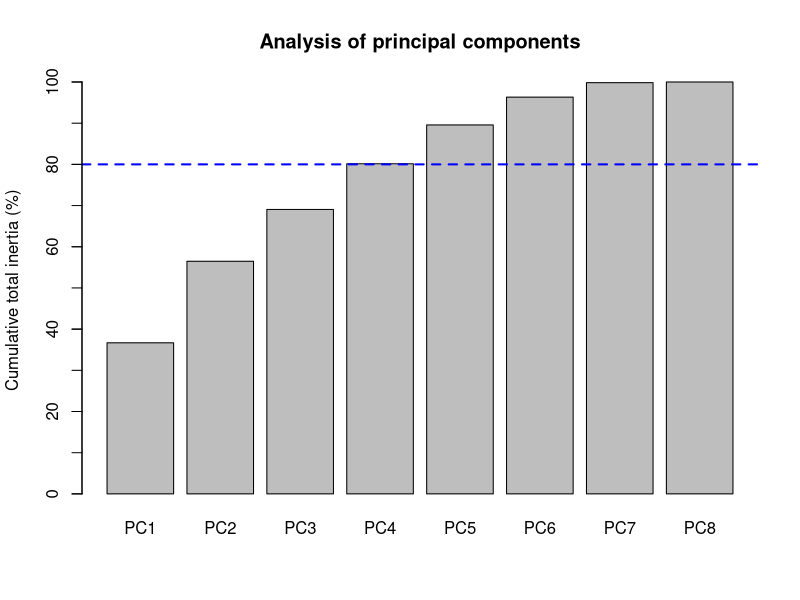
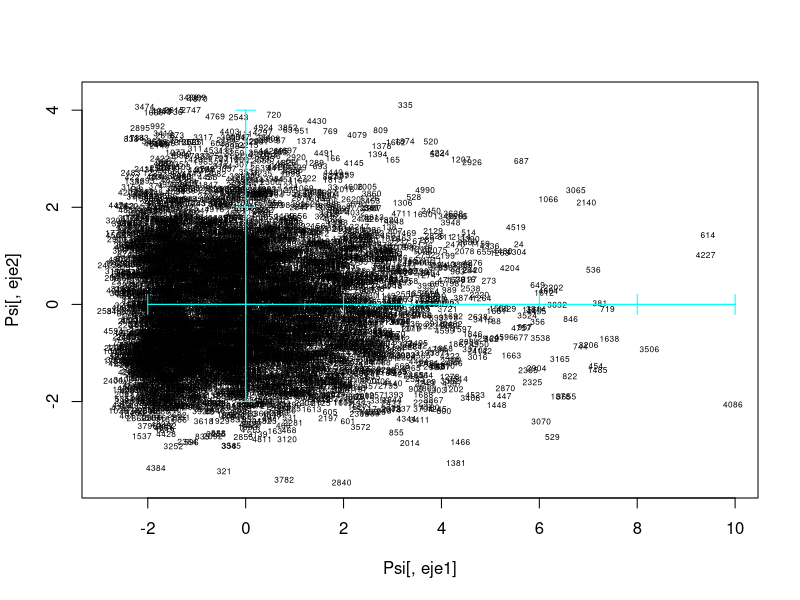
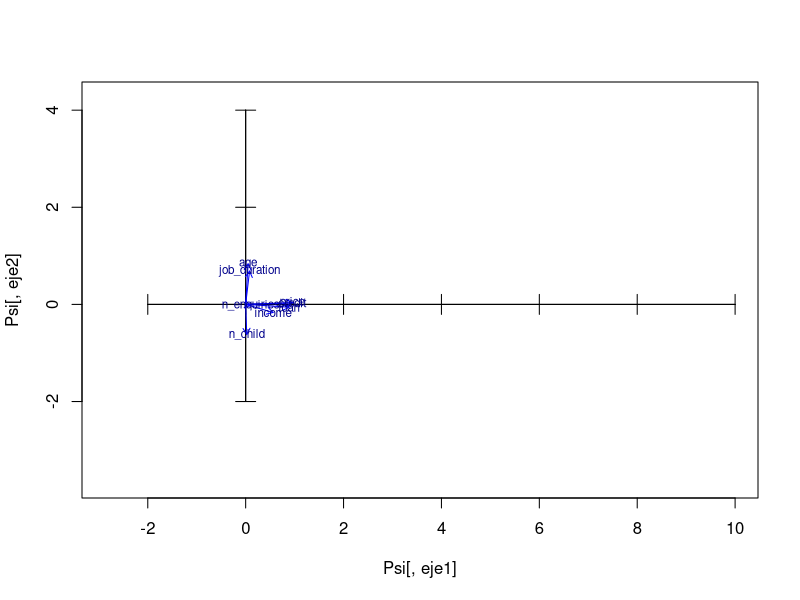
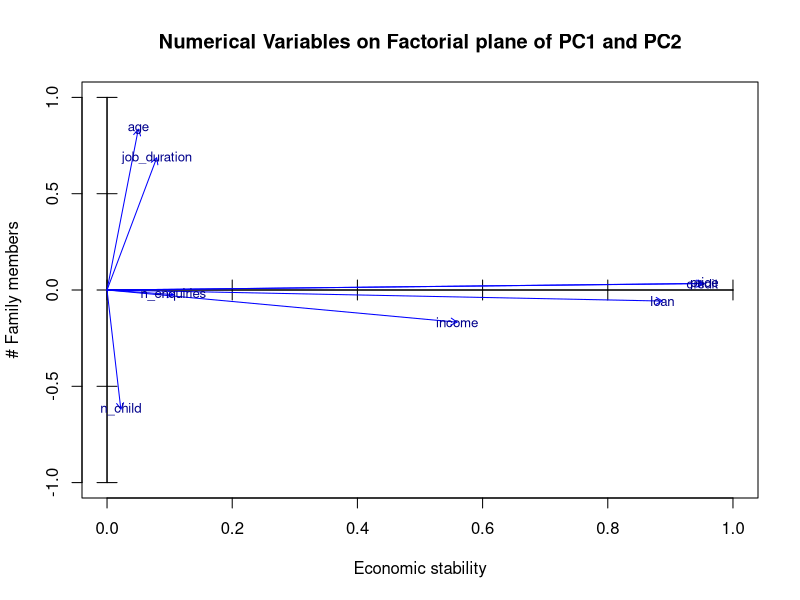
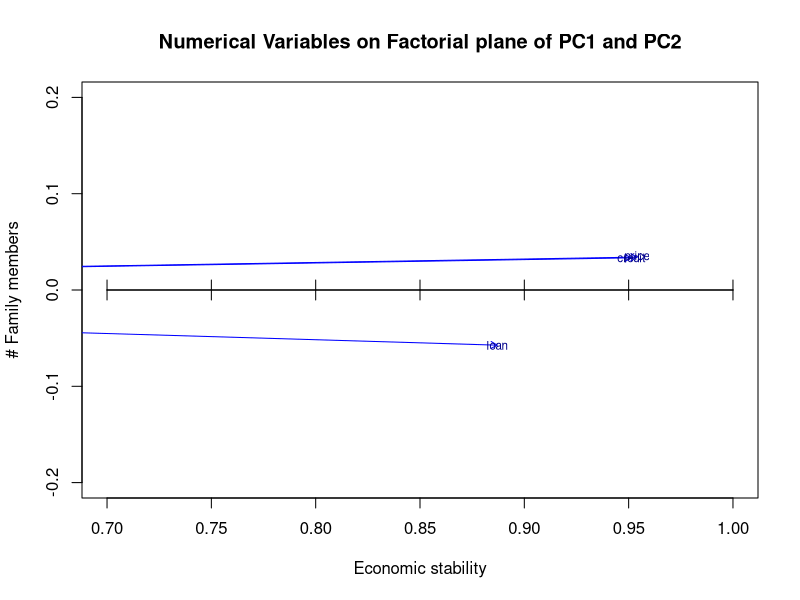
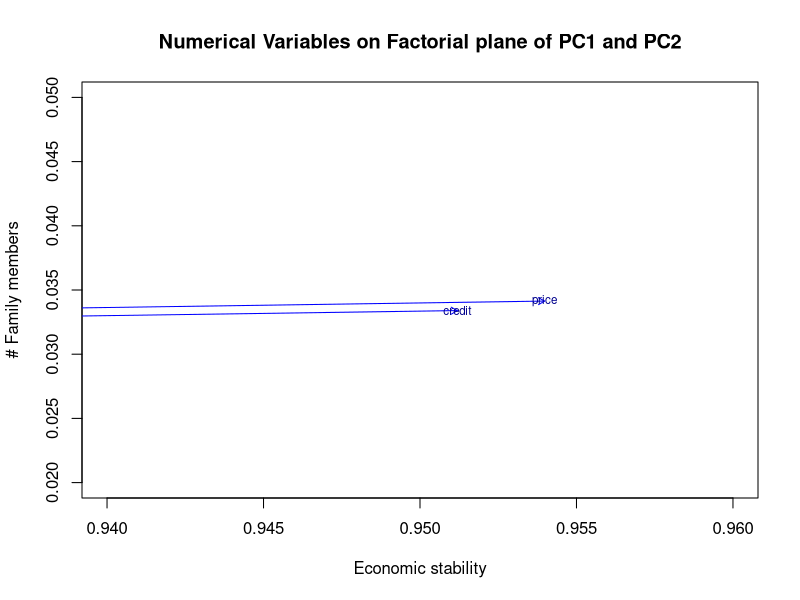
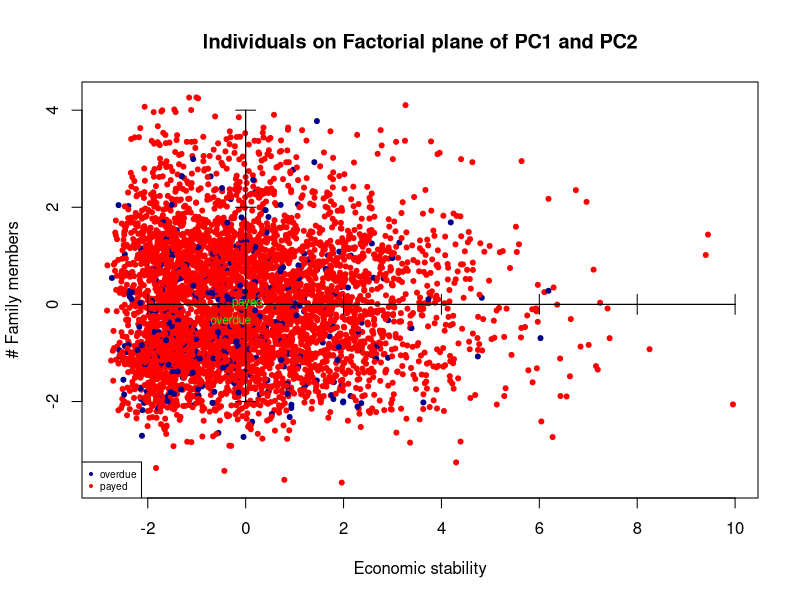
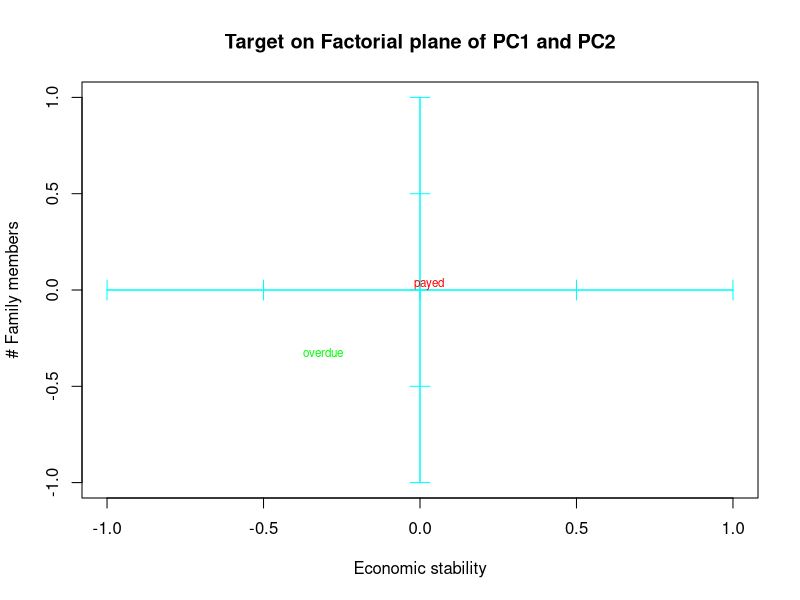

The R script that drew these images, in order:
## ---- chunk 1
library(car)
## ---- chunk 2
df <- read.csv("2. Bank-India-preprocessed-data.csv")
data = df

for (i in c(2:5,11:14,17:18,20)) {
  data[,i] <- factor(data[,i])
}
summary(data)
## ---- chunk 3
# Here we can see the output of the PCA 
numeriques <- which(sapply(data,is.numeric))
# We don't include id for the analysis
numeriques = numeriques[-1]

dcon <- data[,numeriques]
sapply(dcon,class)

pc1 <- prcomp(dcon, scale=TRUE)
pc1
## ---- chunk 4
numeriques
## ---- chunk 5
barplot(100*cumsum(pc1$sdev[1:dim(dcon)[2]]^2)/dim(dcon)[2], main = 
        'Analysis of principal components', 
        names.arg = c("PC1", "PC2", "PC3", "PC4", "PC5",
        "PC6", "PC7", "PC8"), ylab = "Cumulative total inertia (%)")

abline(80,0, col = "blue", lwd = 2, lty = 2)
axis(side=2, at=(seq(0, 100, by=10)), labels = FALSE)

## ---- chunk 6
# Select only 4 components
nd = 4
Psi = pc1$x[,1:nd]

# STORAGE OF LABELS FOR INDIVIDUALS AND VARIABLES

iden = row.names(dcon)
etiq = names(dcon)
ze = rep(0,length(etiq)) # WE WILL NEED THIS VECTOR AFTERWARDS FOR THE GRAPHICS

# PLOT OF INDIVIDUALS

#Select the component to be plot on our axis
eje1<-1
eje2<-2

# Here is were we create the shadows

plot(Psi[,eje1],Psi[,eje2], type="n")
text(Psi[,eje1],Psi[,eje2],labels=iden, cex=0.5)
axis(side=1, pos= 0, labels = F, col="cyan")
axis(side=3, pos= 0, labels = F, col="cyan")
axis(side=2, pos= 0, labels = F, col="cyan")
axis(side=4, pos= 0, labels = F, col="cyan")


# Projection of variables
# Correlation between original variables and the principal components
Phi = cor(dcon,Psi)

#select our axes

X<-Phi[,eje1]
Y<-Phi[,eje2]

plot(Psi[,eje1],Psi[,eje2],type="n")
axis(side=1, pos= 0, labels = F)
axis(side=3, pos= 0, labels = F)
axis(side=2, pos= 0, labels = F)
axis(side=4, pos= 0, labels = F)
arrows(ze, ze, X, Y, length = 0.07,col="blue")
text(X,Y,labels=etiq,col="darkblue", cex=0.7)
## ---- chunk 7
plot(Psi[,eje1],Psi[,eje2],type="n", xlim = c(0,1), ylim = c(-1, 1),
     xlab = "Economic stability", ylab='# Family members', main =
       "Numerical Variables on Factorial plane of PC1 and PC2")
axis(side=1, pos= 0, labels = F)
axis(side=3, pos= 0, labels = F)
axis(side=2, pos= 0, labels = F)
axis(side=4, pos= 0, labels = F)
arrows(ze, ze, X, Y, length = 0.07,col="blue")
text(X,Y,labels=etiq,col="darkblue", cex=0.8)
text(-0.65,-0.7, 
     substitute(paste(italic('Note: "price" and "credit" share almost the same space')))
     ,col="red", cex=0.8)

# "price" and "credit" overlap because one is the price of the good to purchase, while credit is the loan the client requests.
## ---- chunk 8
plot(Psi[,eje1],Psi[,eje2],type="n", xlim = c(0.7,1), ylim = c(-0.2, 0.2),
     xlab = "Economic stability", ylab='# Family members', main =
       "Numerical Variables on Factorial plane of PC1 and PC2")
axis(side=1, pos= 0, labels = F)
axis(side=3, pos= 0, labels = F)
axis(side=2, pos= 0, labels = F)
axis(side=4, pos= 0, labels = F)
arrows(ze, ze, X, Y, length = 0.07,col="blue")
text(X,Y,labels=etiq,col="darkblue", cex=0.7)

# Check that there are not more variables aggregated close to "loan"

plot(Psi[,eje1],Psi[,eje2],type="n", xlim = c(0.94,0.96), ylim = c(0.02, 0.05),
     xlab = "Economic stability", ylab='# Family members', main =
      "Numerical Variables on Factorial plane of PC1 and PC2")
axis(side=1, pos= 0, labels = F)
axis(side=3, pos= 0, labels = F)
axis(side=2, pos= 0, labels = F)
axis(side=4, pos= 0, labels = F)
arrows(ze, ze, X, Y, length = 0.07,col="blue")
text(X,Y,labels=etiq,col="darkblue", cex=0.7)
## ---- chunk 9
# Adding the target variable (index=2)

varcat<-factor(data[,2]) 
fdic1 = tapply(Psi[,eje1],varcat,mean)
fdic2 = tapply(Psi[,eje2],varcat,mean) 

varcat=factor(data[,2])
plot(Psi[,1],Psi[,2], pch=c(20,20) [varcat], col=c("darkblue", "red") [varcat],
     xlab = "Economic stability", ylab='# Family members', main =
      "Individuals on Factorial plane of PC1 and PC2")
axis(side=1, pos= 0, labels = F, col="black")
axis(side=3, pos= 0, labels = F, col="black")
axis(side=2, pos= 0, labels = F, col="black")
axis(side=4, pos= 0, labels = F, col="black")
legend("bottomleft",levels(factor(varcat)),pch=c(20,20),col=c("darkblue", "red"), cex=0.6)

text(fdic1,fdic2,labels=levels(varcat), col=c("green", "green"), 
     cex=0.7)

## ---- chunk 10

plot(Psi[,eje1],Psi[,eje2],type="n", xlim= c(-1,1), ylim = c(-1,1),
     xlab = "Economic stability", ylab='# Family members', main =
      "Target on Factorial plane of PC1 and PC2")
axis(side=1, pos= 0, labels = F, col="cyan")
axis(side=3, pos= 0, labels = F, col="cyan")
axis(side=2, pos= 0, labels = F, col="cyan")
axis(side=4, pos= 0, labels = F, col="cyan")

text(fdic1,fdic2,labels=levels(varcat), col=c("green", "red"), 
     cex=0.7)
## ---- chunk 11
dcat <- c(2:5,11:14,17:18,20)
colors<-rainbow(length(dcat))

plot(Psi[,eje1],Psi[,eje2], type = "n")
axis(side=1, pos= 0, labels = F, col="cyan")
axis(side=3, pos= 0, labels = F, col="cyan")
axis(side=2, pos= 0, labels = F, col="cyan")
axis(side=4, pos= 0, labels = F, col="cyan")

# Loop to add all categories 

c <- 1
for(k in dcat){
  seguentColor<-colors[c]
  fdic1 = tapply(Psi[,eje1],data[,k],mean)
  fdic2 = tapply(Psi[,eje2],data[,k],mean) 
  
  text(fdic1,fdic2,labels=levels(factor(data[,k])),col=seguentColor, cex=0.6)
  c<-c+1
}
legend("bottomleft",names(data)[dcat],pch=1,col=colors, cex=0.6)

## ---- chunk 12
plot(Psi[,eje1],Psi[,eje2], type = "n", xlim = c(-3,2), ylim = c(-2,3),
     xlab = "Economic stability", ylab='# Family members', main =
      "Modalities on Factorial plane of PC1 and PC2")
axis(side=1, pos= 0, labels = F, col="cyan")
axis(side=3, pos= 0, labels = F, col="cyan")
axis(side=2, pos= 0, labels = F, col="cyan")
axis(side=4, pos= 0, labels = F, col="cyan")

# Loop to add all categories 

c <- 1
for(k in dcat){
  seguentColor<-colors[c]
  fdic1 = tapply(Psi[,eje1],data[,k],mean)
  fdic2 = tapply(Psi[,eje2],data[,k],mean) 
  
  text(fdic1,fdic2,labels=levels(factor(data[,k])),col=seguentColor, cex=0.6)
  c<-c+1
}
legend("bottomleft",names(data)[dcat],pch=1,col=colors, cex=0.6)

## ---- chunk 13
groups <- list(c(2:5), c(2,11:13), c(2,14), c(2,17), c(2,18), c(2,20))

for(j in 1:length(groups)){
  colors <- c("red", "blue", "darkgreen", "black")
  
  plot(Psi[,eje1],Psi[,eje2], type = "n", xlim = c(-2,2), ylim = c(-2,2),
       xlab = "Economic stability", ylab='# Family members')
  axis(side=1, pos= 0, labels = F, col="cyan")
  axis(side=3, pos= 0, labels = F, col="cyan")
  axis(side=2, pos= 0, labels = F, col="cyan")
  axis(side=4, pos= 0, labels = F, col="cyan")
    
    # Loop to add all categories of this group
    c <- 1
    for(k in groups[[j]]){
      seguentColor<-colors[c]
      fdic1 = tapply(Psi[,eje1],data[,k],mean)
      fdic2 = tapply(Psi[,eje2],data[,k],mean) 
      
      text(fdic1,fdic2,labels=levels(factor(data[,k])),col=seguentColor, 
           cex=0.6)
      c <- c+1
    }
  legend("bottomleft",names(data)[groups[[j]]],pch=1,col=colors, cex=0.6)
}


## ---- chunk 14
# occupation 1
j <- 4

colors <- c("red", "blue", "darkgreen", "black")
  
plot(Psi[,eje1],Psi[,eje2], type = "n", xlim = c(-1,1.5), ylim = c(-1,1),
     xlab = "Economic stability", ylab='# Family members')
axis(side=1, pos= 0, labels = F, col="cyan")
axis(side=3, pos= 0, labels = F, col="cyan")
axis(side=2, pos= 0, labels = F, col="cyan")
axis(side=4, pos= 0, labels = F, col="cyan")
  
  # Loop to add all categories of this group
  seguentColor<-colors[1]
  fdic1 = tapply(Psi[,eje1],data[,2],mean)
  fdic2 = tapply(Psi[,eje2],data[,2],mean) 
  split = length(fdic1)
  
  text(fdic1[1:split],fdic2[1:split],labels=levels(factor(data[,2]))[1:split],col=seguentColor, 
       cex=0.6)
  
  seguentColor<-colors[2]
  fdic1 = tapply(Psi[,eje1],data[,17],mean)
  fdic2 = tapply(Psi[,eje2],data[,17],mean) 
  split = length(fdic1)/2
  
  text(fdic1[1:split],fdic2[1:split],labels=levels(factor(data[,17]))[1:split],col=seguentColor, 
       cex=0.6)

legend("bottomleft",names(data)[groups[[j]]],pch=1,col=colors, cex=0.6)
## ---- chunk 15
# occupation 2
j <- 4

colors <- c("red", "blue", "darkgreen", "black")
  
plot(Psi[,eje1],Psi[,eje2], type = "n", xlim = c(-1,1), ylim = c(-1,.5),
     xlab = "Economic stability", ylab='# Family members')
axis(side=1, pos= 0, labels = F, col="cyan")
axis(side=3, pos= 0, labels = F, col="cyan")
axis(side=2, pos= 0, labels = F, col="cyan")
axis(side=4, pos= 0, labels = F, col="cyan")
  
  # Loop to add all categories of this group
  seguentColor<-colors[1]
  fdic1 = tapply(Psi[,eje1],data[,2],mean)
  fdic2 = tapply(Psi[,eje2],data[,2],mean) 
  split = length(fdic1)
  
  text(fdic1[1:split],fdic2[1:split],labels=levels(factor(data[,2]))[1:split],col=seguentColor, 
       cex=0.6)
  
  seguentColor<-colors[2]
  fdic1 = tapply(Psi[,eje1],data[,17],mean)
  fdic2 = tapply(Psi[,eje2],data[,17],mean) 
  split = length(fdic1)/2 + 1
  end_ind = length(fdic1)
  
  text(fdic1[split:end_ind],fdic2[split:end_ind],labels=levels(factor(data[,17]))[split:end_ind],col=seguentColor, 
       cex=0.6)

legend("bottomleft",names(data)[groups[[j]]],pch=1,col=colors, cex=0.6)
## ---- chunk 16
# job_type 1
j <- 5

colors <- c("red", "blue", "darkgreen", "black")
  
plot(Psi[,eje1],Psi[,eje2], type = "n", xlim = c(-1.5,1), ylim = c(-.8,.2),
     xlab = "Economic stability", ylab='# Family members')
axis(side=1, pos= 0, labels = F, col="cyan")
axis(side=3, pos= 0, labels = F, col="cyan")
axis(side=2, pos= 0, labels = F, col="cyan")
axis(side=4, pos= 0, labels = F, col="cyan")
  
  # Loop to add all categories of this group
  seguentColor<-colors[1]
  fdic1 = tapply(Psi[,eje1],data[,2],mean)
  fdic2 = tapply(Psi[,eje2],data[,2],mean) 
  split = length(fdic1)
  
  text(fdic1[1:split],fdic2[1:split],labels=levels(factor(data[,2]))[1:split],col=seguentColor, 
       cex=0.6)
  
  seguentColor<-colors[2]
  fdic1 = tapply(Psi[,eje1],data[,18],mean)
  fdic2 = tapply(Psi[,eje2],data[,18],mean) 
  split = length(fdic1)/2
  
  text(fdic1[1:split],fdic2[1:split],labels=levels(factor(data[,18]))[1:split],col=seguentColor, 
       cex=0.6)

legend("bottomleft",names(data)[groups[[j]]],pch=1,col=colors, cex=0.6)
## ---- chunk 17
# job_type 2
j <- 5

colors <- c("red", "blue", "darkgreen", "black")
  
plot(Psi[,eje1],Psi[,eje2], type = "n", xlim = c(-.6,.6), ylim = c(-2,2),
     xlab = "Economic stability", ylab='# Family members')
axis(side=1, pos= 0, labels = F, col="cyan")
axis(side=3, pos= 0, labels = F, col="cyan")
axis(side=2, pos= 0, labels = F, col="cyan")
axis(side=4, pos= 0, labels = F, col="cyan")
  
  # Loop to add all categories of this group
  seguentColor<-colors[1]
  fdic1 = tapply(Psi[,eje1],data[,2],mean)
  fdic2 = tapply(Psi[,eje2],data[,2],mean) 
  split = length(fdic1)
  
  text(fdic1[1:split],fdic2[1:split],labels=levels(factor(data[,2]))[1:split],col=seguentColor, 
       cex=0.6)
  
  seguentColor<-colors[2]
  fdic1 = tapply(Psi[,eje1],data[,18],mean)
  fdic2 = tapply(Psi[,eje2],data[,18],mean) 
  split = length(fdic1)/2 + 1
  end_ind = length(fdic1)
  
  text(fdic1[split:end_ind],fdic2[split:end_ind],labels=levels(factor(data[,18]))[split:end_ind],col=seguentColor, 
       cex=0.6)

legend("bottomleft",names(data)[groups[[j]]],pch=1,col=colors, cex=0.6)
## ---- chunk 18
j <- 6
colors <- c("red", "blue", "darkgreen", "black")
  
plot(Psi[,eje1],Psi[,eje2], type = "n", xlim = c(-.6,.5), ylim = c(-.5,.5),
     xlab = "Economic stability", ylab='# Family members')
axis(side=1, pos= 0, labels = F, col="cyan")
axis(side=3, pos= 0, labels = F, col="cyan")
axis(side=2, pos= 0, labels = F, col="cyan")
axis(side=4, pos= 0, labels = F, col="cyan")
  
  # Loop to add all categories of this group
  c <- 1
  for(k in groups[[j]]){
    seguentColor<-colors[c]
    fdic1 = tapply(Psi[,eje1],data[,k],mean)
    fdic2 = tapply(Psi[,eje2],data[,k],mean) 
    
    text(fdic1,fdic2,labels=levels(factor(data[,k])),col=seguentColor, 
         cex=0.6)
    c <- c+1
  }
legend("bottomleft",names(data)[groups[[j]]],pch=1,col=colors, cex=0.6)
## ---- chunk 19
groups <- list(c(2:5), c(11:13))

for(j in 1:length(groups)){
  # colors <- c("red", "darkgreen", "green", "brown", "blue", "purple", "darkorange")
  colors <- c("red", "blue", "darkgreen")
  
  plot(Psi[,eje1],Psi[,eje2], type = "n", xlim = c(-1,2), ylim = c(-1,3))
  axis(side=1, pos= 0, labels = F, col="cyan")
  axis(side=3, pos= 0, labels = F, col="cyan")
  axis(side=2, pos= 0, labels = F, col="cyan")
  axis(side=4, pos= 0, labels = F, col="cyan")
  
  #add projections of numerical variables in background
  arrows(ze, ze, X, Y, length = 0.07,col="gray")
  text(X,Y,labels=etiq,col="gray", cex=0.7)
    
    # Loop to add all categories of this group
    c <- 1
    for(k in groups[[j]]){
      seguentColor<-colors[c]
      fdic1 = tapply(Psi[,eje1],data[,k],mean)
      fdic2 = tapply(Psi[,eje2],data[,k],mean) 
      
      text(fdic1,fdic2,labels=levels(factor(data[,k])),col=seguentColor, 
           cex=0.6)
      c <- c+1
    }
  legend("bottomleft",names(data)[groups[[j]]],pch=1,col=colors, cex=0.6)
}

## ---- chunk 20
# Plot the PCA plan
plot(Psi[,eje1],Psi[,eje2])
axis(side=1, pos= 0, labels = F, col="cyan")
axis(side=3, pos= 0, labels = F, col="cyan")
axis(side=2, pos= 0, labels = F, col="cyan")
axis(side=4, pos= 0, labels = F, col="cyan")

# Defining the parameter for Mahalanobis distance
df <- Psi[,eje1:eje2]
df.center <- colMeans(df)
df.cov <- cov(df)
rad <- sqrt(qchisq(0.95, df = ncol(df)))


# Plotting the ellipse of Mahalanobis distance
ellipse <- data.frame(ellipse(df.center, df.cov, rad, 100, FALSE, col = "orange", fill=TRUE))
## ---- chunk 21
#Select the component to be plot on our axis
eje1<-1
eje2<-3

# Here is were we create the shadows

plot(Psi[,eje1],Psi[,eje2], type="n")
text(Psi[,eje1],Psi[,eje2],labels=iden, cex=0.5)
axis(side=1, pos= 0, labels = F, col="cyan")
axis(side=3, pos= 0, labels = F, col="cyan")
axis(side=2, pos= 0, labels = F, col="cyan")
axis(side=4, pos= 0, labels = F, col="cyan")


# Projection of variables
# Correlation between original variables and the principal components
Phi = cor(dcon,Psi)

#select our axes

X<-Phi[,eje1]
Y<-Phi[,eje2]

plot(Psi[,eje1],Psi[,eje2],type="n")
axis(side=1, pos= 0, labels = F)
axis(side=3, pos= 0, labels = F)
axis(side=2, pos= 0, labels = F)
axis(side=4, pos= 0, labels = F)
arrows(ze, ze, X, Y, length = 0.07,col="blue")
text(X,Y,labels=etiq,col="darkblue", cex=0.7)
## ---- chunk 22
plot(Psi[,eje1],Psi[,eje2],type="n", xlim = c(0,1), ylim = c(-1, 1),
     main = '', xlab = 'PC1', ylab='PC2')
axis(side=1, pos= 0, labels = F)
axis(side=3, pos= 0, labels = F)
axis(side=2, pos= 0, labels = F)
axis(side=4, pos= 0, labels = F)
arrows(ze, ze, X, Y, length = 0.07,col="blue")
text(X,Y,labels=etiq,col="darkblue", cex=0.8)
text(-0.65,-0.7, 
     substitute(paste(italic('Note: "price" and "credit" share almost the same space')))
     ,col="red", cex=0.8)

# "price" and "credit" overlap because one is the price of the good to purchase, while credit is the loan the client requests.
## ---- chunk 23
plot(Psi[,eje1],Psi[,eje2],type="n", xlim = c(0.7,1), ylim = c(-0.2, 0.2))
axis(side=1, pos= 0, labels = F)
axis(side=3, pos= 0, labels = F)
axis(side=2, pos= 0, labels = F)
axis(side=4, pos= 0, labels = F)
arrows(ze, ze, X, Y, length = 0.07,col="blue")
text(X,Y,labels=etiq,col="darkblue", cex=0.7)

# Check that there are not more variables aggregated close to "loan"

plot(Psi[,eje1],Psi[,eje2],type="n", xlim = c(0.85,1), ylim = c(-0.1, 0))
axis(side=1, pos= 0, labels = F)
axis(side=3, pos= 0, labels = F)
axis(side=2, pos= 0, labels = F)
axis(side=4, pos= 0, labels = F)
arrows(ze, ze, X, Y, length = 0.07,col="blue")
text(X,Y,labels=etiq,col="darkblue", cex=0.7)
## ---- chunk 24
# Adding the target variable (index=2)

varcat<-factor(data[,2]) 
fdic1 = tapply(Psi[,eje1],varcat,mean)
fdic2 = tapply(Psi[,eje2],varcat,mean) 

varcat=factor(data[,2])
plot(Psi[,1],Psi[,2], pch=c(20,20) [varcat], col=c("darkblue", "red") [varcat],
     xlab = 'PC1', ylab = 'PC2')
axis(side=1, pos= 0, labels = F, col="black")
axis(side=3, pos= 0, labels = F, col="black")
axis(side=2, pos= 0, labels = F, col="black")
axis(side=4, pos= 0, labels = F, col="black")
legend("bottomleft",levels(factor(varcat)),pch=c(20,20),col=c("darkblue", "red"), cex=0.6)

text(fdic1,fdic2,labels=levels(varcat), col=c("green", "green"), 
     cex=0.7)

## ---- chunk 25

plot(Psi[,eje1],Psi[,eje2],type="n", xlim= c(-1,1), ylim = c(-1,1))
axis(side=1, pos= 0, labels = F, col="cyan")
axis(side=3, pos= 0, labels = F, col="cyan")
axis(side=2, pos= 0, labels = F, col="cyan")
axis(side=4, pos= 0, labels = F, col="cyan")

text(fdic1,fdic2,labels=levels(varcat), col=c("green", "red"), 
     cex=0.7)
## ---- chunk 26
dcat <- c(2:5,11:14,17:18,20)
colors<-rainbow(length(dcat))

plot(Psi[,eje1],Psi[,eje2], type = "n")
axis(side=1, pos= 0, labels = F, col="cyan")
axis(side=3, pos= 0, labels = F, col="cyan")
axis(side=2, pos= 0, labels = F, col="cyan")
axis(side=4, pos= 0, labels = F, col="cyan")

# Loop to add all categories 

c <- 1
for(k in dcat){
  seguentColor<-colors[c]
  fdic1 = tapply(Psi[,eje1],data[,k],mean)
  fdic2 = tapply(Psi[,eje2],data[,k],mean) 
  
  text(fdic1,fdic2,labels=levels(factor(data[,k])),col=seguentColor, cex=0.6)
  c<-c+1
}
legend("bottomleft",names(data)[dcat],pch=1,col=colors, cex=0.6)

## ---- chunk 27
dcat <- c(2:5,11:14,17:18,20)
colors<-rainbow(length(dcat))

plot(Psi[,eje1],Psi[,eje2], type = "n", xlim = c(-1.5,1.5), ylim = c(-.7,.7))
axis(side=1, pos= 0, labels = F, col="cyan")
axis(side=3, pos= 0, labels = F, col="cyan")
axis(side=2, pos= 0, labels = F, col="cyan")
axis(side=4, pos= 0, labels = F, col="cyan")

# Loop to add all categories 

c <- 1
for(k in dcat){
  seguentColor<-colors[c]
  fdic1 = tapply(Psi[,eje1],data[,k],mean)
  fdic2 = tapply(Psi[,eje2],data[,k],mean) 
  
  text(fdic1,fdic2,labels=levels(factor(data[,k])),col=seguentColor, cex=0.6)
  c<-c+1
}
legend("bottomleft",names(data)[dcat],pch=1,col=colors, cex=0.6)

## ---- chunk 28
groups <- list(c(2:5), c(11:13), 14, 17, 18, 20)

for(j in 1:length(groups)){
  colors <- c("red", "blue", "darkgreen")
  
  plot(Psi[,eje1],Psi[,eje2], type = "n", xlim = c(-1.5,1.5), ylim = c(-.7,.7))
  axis(side=1, pos= 0, labels = F, col="cyan")
  axis(side=3, pos= 0, labels = F, col="cyan")
  axis(side=2, pos= 0, labels = F, col="cyan")
  axis(side=4, pos= 0, labels = F, col="cyan")
    
    # Loop to add all categories of this group
    c <- 1
    for(k in groups[[j]]){
      seguentColor<-colors[c]
      fdic1 = tapply(Psi[,eje1],data[,k],mean)
      fdic2 = tapply(Psi[,eje2],data[,k],mean) 
      
      text(fdic1,fdic2,labels=levels(factor(data[,k])),col=seguentColor, 
           cex=0.6)
      c <- c+1
    }
  legend("bottomleft",names(data)[groups[[j]]],pch=1,col=colors, cex=0.6)
}


## ---- chunk 29
groups <- list(c(2:5), c(11:13))

for(j in 1:length(groups)){
  # colors <- c("red", "darkgreen", "green", "brown", "blue", "purple", "darkorange")
  colors <- c("red", "blue", "darkgreen")
  
  plot(Psi[,eje1],Psi[,eje2], type = "n", xlim = c(-1,2), ylim = c(-1,3))
  axis(side=1, pos= 0, labels = F, col="cyan")
  axis(side=3, pos= 0, labels = F, col="cyan")
  axis(side=2, pos= 0, labels = F, col="cyan")
  axis(side=4, pos= 0, labels = F, col="cyan")
  
  #add projections of numerical variables in background
  arrows(ze, ze, X, Y, length = 0.07,col="gray")
  text(X,Y,labels=etiq,col="gray", cex=0.7)
    
    # Loop to add all categories of this group
    c <- 1
    for(k in groups[[j]]){
      seguentColor<-colors[c]
      fdic1 = tapply(Psi[,eje1],data[,k],mean)
      fdic2 = tapply(Psi[,eje2],data[,k],mean) 
      
      text(fdic1,fdic2,labels=levels(factor(data[,k])),col=seguentColor, 
           cex=0.6)
      c <- c+1
    }
  legend("bottomleft",names(data)[groups[[j]]],pch=1,col=colors, cex=0.6)
}

## ---- chunk 30
#Select the component to be plot on our axis
eje1<-2
eje2<-3

# Here is were we create the shadows

plot(Psi[,eje1],Psi[,eje2], type="n")
text(Psi[,eje1],Psi[,eje2],labels=iden, cex=0.5)
axis(side=1, pos= 0, labels = F, col="cyan")
axis(side=3, pos= 0, labels = F, col="cyan")
axis(side=2, pos= 0, labels = F, col="cyan")
axis(side=4, pos= 0, labels = F, col="cyan")


# Projection of variables
# Correlation between original variables and the principal components
Phi = cor(dcon,Psi)

#select our axes

X<-Phi[,eje1]
Y<-Phi[,eje2]

plot(Psi[,eje1],Psi[,eje2],type="n")
axis(side=1, pos= 0, labels = F)
axis(side=3, pos= 0, labels = F)
axis(side=2, pos= 0, labels = F)
axis(side=4, pos= 0, labels = F)
arrows(ze, ze, X, Y, length = 0.07,col="blue")
text(X,Y,labels=etiq,col="darkblue", cex=0.7)
## ---- chunk 31
plot(Psi[,eje1],Psi[,eje2],type="n", xlim = c(-1,1), ylim = c(-0.2, 1),
     main = '', xlab = 'PC1', ylab='PC2')
axis(side=1, pos= 0, labels = F)
axis(side=3, pos= 0, labels = F)
axis(side=2, pos= 0, labels = F)
axis(side=4, pos= 0, labels = F)
arrows(ze, ze, X, Y, length = 0.07,col="blue")
text(X,Y,labels=etiq,col="darkblue", cex=0.8)
text(-0.65,-0.7, 
     substitute(paste(italic('Note: "price" and "credit" share almost the same space')))
     ,col="red", cex=0.8)

# "price" and "credit" overlap because one is the price of the good to purchase, while credit is the loan the client requests.
## ---- chunk 32
# Adding the target variable (index=2)

varcat<-factor(data[,2]) 
fdic1 = tapply(Psi[,eje1],varcat,mean)
fdic2 = tapply(Psi[,eje2],varcat,mean) 

varcat=factor(data[,2])
plot(Psi[,eje1],Psi[,eje2], pch=c(20,20) [varcat], col=c("darkblue", "red") [varcat],
     xlab = 'PC1', ylab = 'PC2')
axis(side=1, pos= 0, labels = F, col="black")
axis(side=3, pos= 0, labels = F, col="black")
axis(side=2, pos= 0, labels = F, col="black")
axis(side=4, pos= 0, labels = F, col="black")
legend("bottomleft",levels(factor(varcat)),pch=c(20,20),col=c("darkblue", "red"), cex=0.6)

text(fdic1,fdic2,labels=levels(varcat), col=c("green", "green"), 
     cex=0.7)

## ---- chunk 33

plot(Psi[,eje1],Psi[,eje2],type="n", xlim= c(-1,1), ylim = c(-1,1))
axis(side=1, pos= 0, labels = F, col="cyan")
axis(side=3, pos= 0, labels = F, col="cyan")
axis(side=2, pos= 0, labels = F, col="cyan")
axis(side=4, pos= 0, labels = F, col="cyan")

text(fdic1,fdic2,labels=levels(varcat), col=c("green", "red"), cex=0.7)
## ---- chunk 34
dcat <- c(2:5,11:14,17:18,20)
colors<-rainbow(length(dcat))

plot(Psi[,eje1],Psi[,eje2], type = "n")
axis(side=1, pos= 0, labels = F, col="cyan")
axis(side=3, pos= 0, labels = F, col="cyan")
axis(side=2, pos= 0, labels = F, col="cyan")
axis(side=4, pos= 0, labels = F, col="cyan")

# Loop to add all categories 

c <- 1
for(k in dcat){
  seguentColor<-colors[c]
  fdic1 = tapply(Psi[,eje1],data[,k],mean)
  fdic2 = tapply(Psi[,eje2],data[,k],mean) 
  
  text(fdic1,fdic2,labels=levels(factor(data[,k])),col=seguentColor, cex=0.6)
  c<-c+1
}
legend("bottomleft",names(data)[dcat],pch=1,col=colors, cex=0.6)

## ---- chunk 35
plot(Psi[,eje1],Psi[,eje2], type = "n", xlim = c(-2.5,2), ylim = c(-.7,.7))
axis(side=1, pos= 0, labels = F, col="cyan")
axis(side=3, pos= 0, labels = F, col="cyan")
axis(side=2, pos= 0, labels = F, col="cyan")
axis(side=4, pos= 0, labels = F, col="cyan")

# Loop to add all categories 

c <- 1
for(k in dcat){
  seguentColor<-colors[c]
  fdic1 = tapply(Psi[,eje1],data[,k],mean)
  fdic2 = tapply(Psi[,eje2],data[,k],mean) 
  
  text(fdic1,fdic2,labels=levels(factor(data[,k])),col=seguentColor, cex=0.6)
  c<-c+1
}
legend("bottomleft",names(data)[dcat],pch=1,col=colors, cex=0.6)

## ---- chunk 36
groups <- list(c(2:5), c(11:13), 14, 17, 18, 20)

for(j in 1:length(groups)){
  colors <- c("red", "blue", "darkgreen")
  
  plot(Psi[,eje1],Psi[,eje2], type = "n", xlim = c(-2.5,2), ylim = c(-.7,.7))
  axis(side=1, pos= 0, labels = F, col="cyan")
  axis(side=3, pos= 0, labels = F, col="cyan")
  axis(side=2, pos= 0, labels = F, col="cyan")
  axis(side=4, pos= 0, labels = F, col="cyan")
    
    # Loop to add all categories of this group
    c <- 1
    for(k in groups[[j]]){
      seguentColor<-colors[c]
      fdic1 = tapply(Psi[,eje1],data[,k],mean)
      fdic2 = tapply(Psi[,eje2],data[,k],mean) 
      
      text(fdic1,fdic2,labels=levels(factor(data[,k])),col=seguentColor, 
           cex=0.6)
      c <- c+1
    }
  legend("bottomleft",names(data)[groups[[j]]],pch=1,col=colors, cex=0.6)
}


## ---- chunk 37
groups <- list(c(2:5), c(11:13))

for(j in 1:length(groups)){
  # colors <- c("red", "darkgreen", "green", "brown", "blue", "purple", "darkorange")
  colors <- c("red", "blue", "darkgreen")
  
  plot(Psi[,eje1],Psi[,eje2], type = "n", xlim = c(-1,2), ylim = c(-1,3))
  axis(side=1, pos= 0, labels = F, col="cyan")
  axis(side=3, pos= 0, labels = F, col="cyan")
  axis(side=2, pos= 0, labels = F, col="cyan")
  axis(side=4, pos= 0, labels = F, col="cyan")
  
  #add projections of numerical variables in background
  arrows(ze, ze, X, Y, length = 0.07,col="gray")
  text(X,Y,labels=etiq,col="gray", cex=0.7)
    
    # Loop to add all categories of this group
    c <- 1
    for(k in groups[[j]]){
      seguentColor<-colors[c]
      fdic1 = tapply(Psi[,eje1],data[,k],mean)
      fdic2 = tapply(Psi[,eje2],data[,k],mean) 
      
      text(fdic1,fdic2,labels=levels(factor(data[,k])),col=seguentColor, 
           cex=0.6)
      c <- c+1
    }
  legend("bottomleft",names(data)[groups[[j]]],pch=1,col=colors, cex=0.6)
}

## ---- chunk 38
# df <- data.frame(data$n_child, age)

# Calculate the average age for each n_child value
avg_age <- tapply(data$age, data$n_child, mean)
regression_model <- lm(data$age ~ data$n_child, data = data)
## ---- chunk 39
# Create the scatter plot
plot(names(avg_age), avg_age, xlab = "n_child", ylab = "Average Age", main = "Average Age vs. n_child")
abline(regression_model, col = "blue")
## ---- chunk 40
par(mfrow=c(1,1))
plot (data$n_child, data$age)
## ---- chunk 41
reverse_lm <- lm(data$n_child ~ data$age, data = data)
summary(reverse_lm)

## ---- chunk 42
plot (data$age, data$n_child)
abline(reverse_lm, col = "blue")
## ---- chunk 43
regression_model
summary(regression_model)
## ---- chunk 44
par(mfrow=c(2,2))
plot(regression_model)
